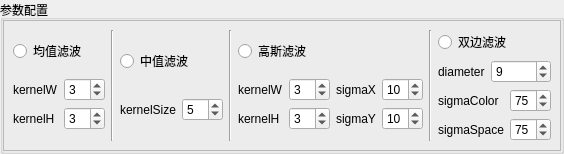
         <widget class="QWidget" name="parameter_page_4">
          <layout class="QHBoxLayout" name="horizontalLayout_6">
           <property name="spacing">
            <number>0</number>
           </property>
           <property name="leftMargin">
            <number>0</number>
           </property>
           <property name="topMargin">
            <number>0</number>
           </property>
           <property name="rightMargin">
            <number>0</number>
           </property>
           <property name="bottomMargin">
            <number>0</number>
           </property>
           <item>
            <widget class="QGroupBox" name="groupBox_4">
             <property name="title">
              <string>参数配置</string>
             </property>
             <layout class="QVBoxLayout" name="verticalLayout_31">
              <property name="spacing">
               <number>0</number>
              </property>
              <property name="leftMargin">
               <number>0</number>
              </property>
              <property name="topMargin">
               <number>0</number>
              </property>
              <property name="rightMargin">
               <number>0</number>
              </property>
              <property name="bottomMargin">
               <number>0</number>
              </property>
              <item alignment="Qt::AlignVCenter">
               <widget class="QFrame" name="frame_8">
                <property name="frameShape">
                 <enum>QFrame::StyledPanel</enum>
                </property>
                <property name="frameShadow">
                 <enum>QFrame::Raised</enum>
                </property>
                <layout class="QHBoxLayout" name="horizontalLayout_32">
                 <item>
                  <layout class="QVBoxLayout" name="verticalLayout_32">
                   <item>
                    <widget class="QRadioButton" name="radioButton_mean">
                     <property name="text">
                      <string>均值滤波</string>
                     </property>
                     <attribute name="buttonGroup">
                      <string notr="true">buttonGroup_3</string>
                     </attribute>
                    </widget>
                   </item>
                   <item>
                    <layout class="QGridLayout" name="gridLayout_3">
                     <item row="0" column="0">
                      <widget class="QLabel" name="label_57">
                       <property name="text">
                        <string>kernelW</string>
                       </property>
                      </widget>
                     </item>
                     <item row="0" column="1">
                      <widget class="QSpinBox" name="spinBox_3">
                       <property name="minimum">
                        <number>1</number>
                       </property>
                       <property name="maximum">
                        <number>20</number>
                       </property>
                       <property name="value">
                        <number>3</number>
                       </property>
                      </widget>
                     </item>
                     <item row="1" column="0">
                      <widget class="QLabel" name="label_58">
                       <property name="text">
                        <string>kernelH</string>
                       </property>
                      </widget>
                     </item>
                     <item row="1" column="1">
                      <widget class="QSpinBox" name="spinBox_4">
                       <property name="minimum">
                        <number>1</number>
                       </property>
                       <property name="maximum">
                        <number>20</number>
                       </property>
                       <property name="value">
                        <number>3</number>
                       </property>
                      </widget>
                     </item>
                    </layout>
                   </item>
                  </layout>
                 </item>
                 <item>
                  <widget class="Line" name="line_7">
                   <property name="orientation">
                    <enum>Qt::Vertical</enum>
                   </property>
                  </widget>
                 </item>
                 <item>
                  <layout class="QVBoxLayout" name="verticalLayout_33">
                   <item>
                    <widget class="QRadioButton" name="radioButton_median">
                     <property name="text">
                      <string>中值滤波</string>
                     </property>
                     <attribute name="buttonGroup">
                      <string notr="true">buttonGroup_3</string>
                     </attribute>
                    </widget>
                   </item>
                   <item>
                    <layout class="QHBoxLayout" name="horizontalLayout_34">
                     <item>
                      <widget class="QLabel" name="label_59">
                       <property name="text">
                        <string>kernelSize</string>
                       </property>
                      </widget>
                     </item>
                     <item>
                      <widget class="QSpinBox" name="spinBox_8">
                       <property name="minimum">
                        <number>1</number>
                       </property>
                       <property name="maximum">
                        <number>20</number>
                       </property>
                       <property name="singleStep">
                        <number>2</number>
                       </property>
                       <property name="value">
                        <number>5</number>
                       </property>
                      </widget>
                     </item>
                    </layout>
                   </item>
                  </layout>
                 </item>
                 <item>
                  <widget class="Line" name="line_8">
                   <property name="orientation">
                    <enum>Qt::Vertical</enum>
                   </property>
                  </widget>
                 </item>
                 <item>
                  <layout class="QVBoxLayout" name="verticalLayout_34">
                   <item>
                    <widget class="QRadioButton" name="radioButton_Gaussian_2">
                     <property name="text">
                      <string>高斯滤波</string>
                     </property>
                     <attribute name="buttonGroup">
                      <string notr="true">buttonGroup_3</string>
                     </attribute>
                    </widget>
                   </item>
                   <item>
                    <layout class="QGridLayout" name="gridLayout">
                     <item row="0" column="0">
                      <widget class="QLabel" name="label_61">
                       <property name="text">
                        <string>kernelW</string>
                       </property>
                      </widget>
                     </item>
                     <item row="0" column="1">
                      <widget class="QSpinBox" name="spinBox_5">
                       <property name="minimum">
                        <number>1</number>
                       </property>
                       <property name="maximum">
                        <number>20</number>
                       </property>
                       <property name="singleStep">
                        <number>2</number>
                       </property>
                       <property name="value">
                        <number>3</number>
                       </property>
                      </widget>
                     </item>
                     <item row="0" column="2">
                      <widget class="QLabel" name="label_62">
                       <property name="text">
                        <string>sigmaX</string>
                       </property>
                      </widget>
                     </item>
                     <item row="0" column="3">
                      <widget class="QSpinBox" name="spinBox_7">
                       <property name="value">
                        <number>10</number>
                       </property>
                      </widget>
                     </item>
                     <item row="1" column="0">
                      <widget class="QLabel" name="label_60">
                       <property name="text">
                        <string>kernelH</string>
                       </property>
                      </widget>
                     </item>
                     <item row="1" column="1">
                      <widget class="QSpinBox" name="spinBox_6">
                       <property name="minimum">
                        <number>1</number>
                       </property>
                       <property name="maximum">
                        <number>20</number>
                       </property>
                       <property name="singleStep">
                        <number>2</number>
                       </property>
                       <property name="value">
                        <number>3</number>
                       </property>
                      </widget>
                     </item>
                     <item row="1" column="2">
                      <widget class="QLabel" name="label_63">
                       <property name="text">
                        <string>sigmaY</string>
                       </property>
                      </widget>
                     </item>
                     <item row="1" column="3">
                      <widget class="QSpinBox" name="spinBox_12">
                       <property name="value">
                        <number>10</number>
                       </property>
                      </widget>
                     </item>
                    </layout>
                   </item>
                  </layout>
                 </item>
                 <item>
                  <widget class="Line" name="line_9">
                   <property name="orientation">
                    <enum>Qt::Vertical</enum>
                   </property>
                  </widget>
                 </item>
                 <item>
                  <layout class="QVBoxLayout" name="verticalLayout_35">
                   <item>
                    <widget class="QRadioButton" name="radioButton_bilateral">
                     <property name="text">
                      <string>双边滤波</string>
                     </property>
                     <attribute name="buttonGroup">
                      <string notr="true">buttonGroup_3</string>
                     </attribute>
                    </widget>
                   </item>
                   <item>
                    <layout class="QGridLayout" name="gridLayout_2">
                     <item row="0" column="0">
                      <widget class="QLabel" name="label_64">
                       <property name="text">
                        <string>diameter</string>
                       </property>
                      </widget>
                     </item>
                     <item row="0" column="1" colspan="2">
                      <widget class="QSpinBox" name="spinBox_9">
                       <property name="maximum">
                        <number>20</number>
                       </property>
                       <property name="value">
                        <number>9</number>
                       </property>
                      </widget>
                     </item>
                     <item row="1" column="0" colspan="2">
                      <widget class="QLabel" name="label_65">
                       <property name="text">
                        <string>sigmaColor</string>
                       </property>
                      </widget>
                     </item>
                     <item row="1" column="2">
                      <widget class="QSpinBox" name="spinBox_10">
                       <property name="value">
                        <number>75</number>
                       </property>
                      </widget>
                     </item>
                     <item row="2" column="0" colspan="2">
                      <widget class="QLabel" name="label_66">
                       <property name="text">
                        <string>sigmaSpace</string>
                       </property>
                      </widget>
                     </item>
                     <item row="2" column="2">
                      <widget class="QSpinBox" name="spinBox_11">
                       <property name="value">
                        <number>75</number>
                       </property>
                      </widget>
                     </item>
                    </layout>
                   </item>
                  </layout>
                 </item>
                </layout>
               </widget>
              </item>
             </layout>
            </widget>
           </item>
          </layout>
         </widget>
